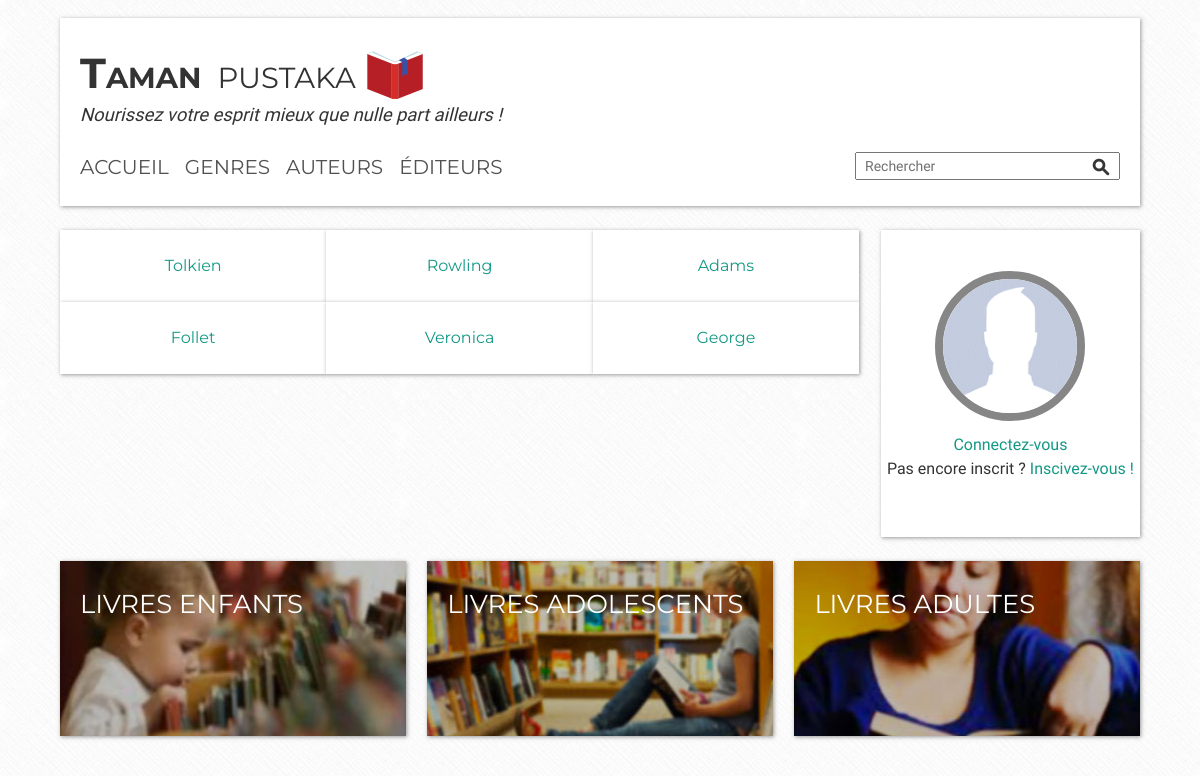
Before: /?a=index&e=author with the older database file.
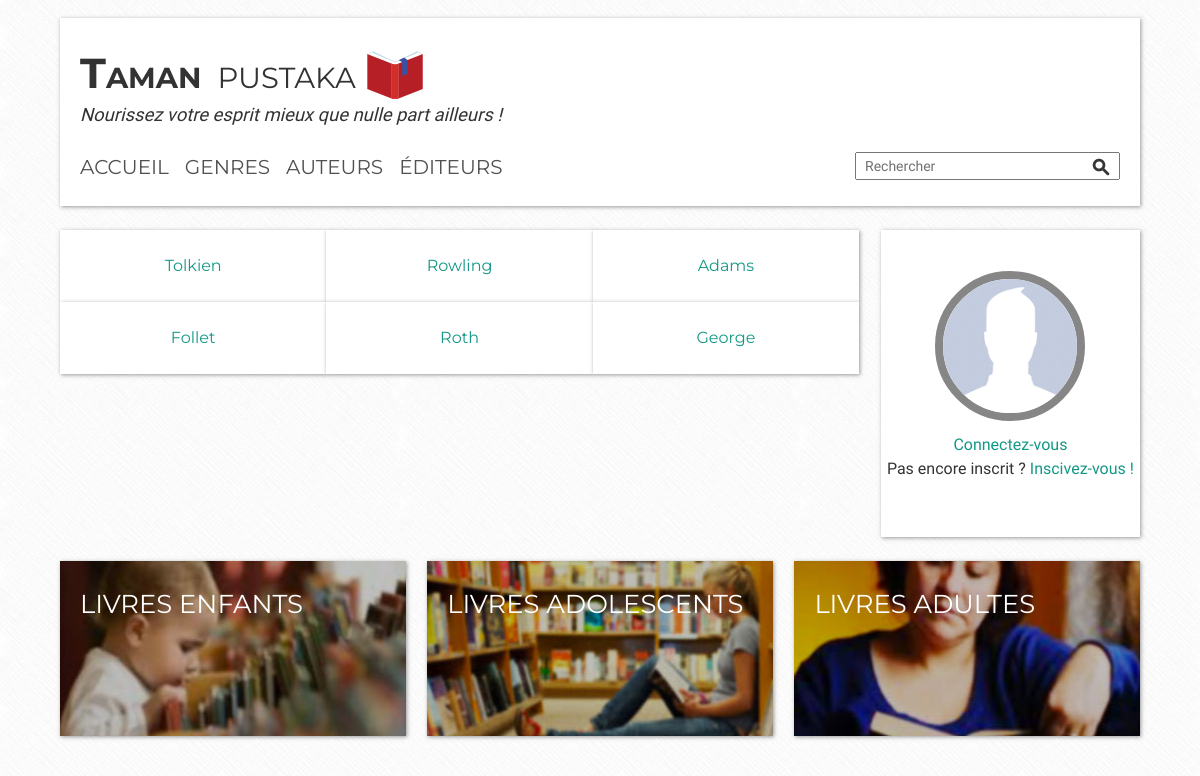
After: the same page with the newer database file.
### tables this page shows
CREATE TABLE `authors` (
  `id` int(11) NOT NULL,
  `name` varchar(255) NOT NULL,
  `firstname` varchar(255) NOT NULL,
  `wiki` varchar(255) NOT NULL,
  `photo` varchar(255) NOT NULL,
  `alt` varchar(225) NOT NULL,
  `bio` text NOT NULL,
  `created_at` timestamp NOT NULL DEFAULT CURRENT_TIMESTAMP ON UPDATE CURRENT_TIMESTAMP,
  `updated_at` timestamp NOT NULL DEFAULT '0000-00-00 00:00:00'
);

### index.php (called while the page is built, shortened)
<?php
    include( CONFIG_DIR . 'routes.php' );
    $rtsParts = explode( ROUTE_DELIMITER, $routes[ 'default' ] );
    $a = $rtsParts[ 0 ];
    if ( isset( $_REQUEST[ 'a' ] ) && isset( $_REQUEST[ 'e' ] ) )
    {
        $a = $_REQUEST[ 'a' ];
        $e = $_REQUEST[ 'e' ];
    }
    $controller = new $controllerName;
    $data = call_user_func( [ $controller, $a ] );
    include( 'views/layout.php' );

### models/Model.class.php (called while the page is built, shortened)
<?php
    class Model
    {
        private $db_options = [
            PDO::ATTR_DEFAULT_FETCH_MODE => PDO::FETCH_OBJ,
            PDO::ATTR_ERRMODE => PDO::ERRMODE_EXCEPTION
        ];
        public function __construct()
        {
            try
            {
                $this -> dbConn = new PDO(
                    self::DSN,
                    self::USERNAME,
                    self::PASSWORD,
                    $this -> db_options
                );
                $this -> dbConn -> query( 'SET CHARACTER SET UTF8' );
                $this -> dbConn -> query( 'SET NAMES UTF8' );
            }
            catch( PDOException $e )
            {
                die( 'Euh... Tu es sûre d’être connecté à la Base de Donnée ?!' );
            }
        }
    }

### models/Author.class.php (called while the page is built, shortened)
<?php
    class Author extends Model
    {
        public function __construct()
        {
            parent::__construct();
        }
        public function getAll()
        {
            $sql = 'SELECT * FROM authors';
            $pdost = $this -> dbConn -> query( $sql );
            return $pdost -> fetchAll();
        }
    }

### controllers/C_Author.class.php (called while the page is built, shortened)
<?php
    class C_Author extends C_Base
    {
        private $modelAuthor = null;
        public function __construct()
        {
            $this -> modelAuthor = new Author();
        }
        public function index()
        {
            global $a, $e;
            $data = $this -> modelAuthor -> getAll();
            $view = $e . VIEW_DELIMITER . $a . '.php';
            return [ 'view' => $view, 'data' => $data ];
        }
    }

### views/author_index.php (the view, shortened to what this page needs)
<div class="filter clearfix">
    <?php foreach( $data[ 'data' ] as $author ): ?>
    <a href="?a=view&e=author&author_id=<?php echo( $author -> id ) ?>">
        <section class="container filter__list">
            <h3 class="filter__title epsilon"><?php echo( $author -> name ) ?></h3>
        </section>
    </a>
    <?php endforeach; ?>
</div>

### views/layout.php (shortened to what this page needs)
<!DOCTYPE html>
 <html lang="en" class="no-js">
<head>
  <link rel="stylesheet" href="css/main-min.css">
</head>
<body>
  <div class="wrapper">
    <header class="container">
      <?php include( 'partials/header.php' );  ?>
    </header>
    <div class="clearfix">
      <section class="main__content">
        <?php include( $data[ 'view' ] );  ?>
      </section>
      <section class="main__feature">
        <?php include( 'partials/conn.php' );  ?>
      </section>
    </div>
    <footer class="footer">
      <?php include( 'partials/footer.php' );  ?>
    </footer>
  </div>
</body>

### views/partials/header.php (shortened to what this page needs)
<div class="header__heading">
  <div class="heading__title">
    <h1 class="title__main">Taman<span class="title__second">pustaka</span></h1>
  </div>
  <div class="heading__cite">
    <cite class="cite__main">Nourissez votre esprit mieux que nulle part ailleurs !</cite>
  </div>
</div>
<div class="header__navigation clearfix">
  <nav class="navigation__nav">
    <h2 class="hidden">Menu de navigation de la bibliothèque</h2><span class="inline-block nav__element"><a href="index.php" class="removeLink element__link">Accueil</a></span><span class="inline-block nav__element"><a href="?a=index&e=genre" class="removeLink element__link">Genres</a></span><span class="inline-block nav__element"><a href="?a=index&e=author" class="removeLink element__link">Auteurs</a></span><span class="inline-block nav__element"><a href="?a=index&e=editor" class="removeLink element__link">Éditeurs</a></span>
  </nav>
  <div class="navigation__search">
    <form action="#" method="post" class="form__search">
      <input type="text" list="books" placeholder="Rechercher" class="forms__input--pattern search__seek">
      <input type="submit" class="search__validate">
    </form>
  </div>
</div>

### views/partials/conn.php (shortened to what this page needs)
<section class="feature__account container">
  <div class="account__profil">
    <div class="block"><img src="css/images/links/profil.gif" alt="" class="profil__img"></div><a href="?a=login&e=user">Connectez-vous</a>
    <p>Pas encore inscrit&nbsp;? <a href="?a=signin&e=user">Inscivez-vous&nbsp;!</a></p>
  </div>
</section>

### views/partials/footer.php (shortened to what this page needs)
<div class="footer__content clearfix"><a href="?a=index&e=book&classification_id=1">
    <section class="container content__child">
      <p class="gamma category">Livres enfants</p>
  </section></a><a href="?a=index&e=book&classification_id=2">
    <section class="container content__teen">
      <p class="gamma category">Livres adolescents</p>
  </section></a><a href="?a=index&e=book&classification_id=3">
    <section class="container content__adult">
      <p class="gamma category">Livres adultes</p>
    </section></a>
</div>

Changed rows visible on the page:
removed authors: name "Veronica"
added authors: name "Roth"
